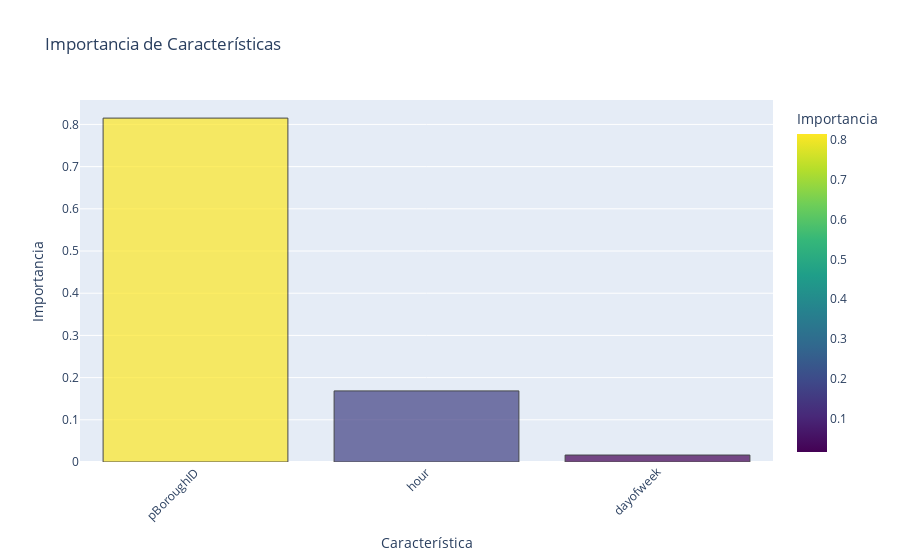

The cell this chart's notebook holds for it:
### Code cell
# Obtenemos la importancia de las características desde el modelo
feature_importance = xgb_model.feature_importances_

# Creamos un DataFrame con las características y su importancia
feature_importance_df = pd.DataFrame({'Feature': X.columns, 'Importance': feature_importance})

# Ordenamos el DataFrame por importancia descendente
feature_importance_df = feature_importance_df.sort_values(by='Importance', ascending=False)

# Creamos gráfico de barras con Plotly Express
fig = px.bar(feature_importance_df, x='Feature', y='Importance',
             labels={'Importance': 'Importancia'},
             title='Importancia de Características',
             color='Importance',
             color_continuous_scale='Viridis')

# Agregamos líneas separadoras entre las barras (bordes negros)
fig.update_traces(marker_line_color='black', marker_line_width=1, opacity=0.7)

# Configuramos el diseño del gráfico
fig.update_layout(
    xaxis_title='Característica',
    yaxis_title='Importancia',
    xaxis=dict(tickangle=-45),
)

# Mostramos el gráfico
fig.show()

### Figure 1 — Plotly figure (JSON) as saved in the notebook; plotly's stock layout.template omitted (floating-point values rounded to 4 significant figures)
{"data": [{"alignmentgroup": "True", "hovertemplate": "Feature=%{x}<br>Importancia=%{marker.color}<extra></extra>", "legendgroup": "", "marker": {"color": [0.815, 0.1685, 0.0165], "coloraxis": "coloraxis", "line": {"color": "black", "width": 1}, "pattern": {"shape": ""}}, "name": "", "offsetgroup": "", "opacity": 0.7, "orientation": "v", "showlegend": false, "textposition": "auto", "type": "bar", "x": ["pBoroughID", "hour", "dayofweek"], "xaxis": "x", "y": [0.815, 0.1685, 0.0165], "yaxis": "y"}], "layout": {"barmode": "relative", "coloraxis": {"colorbar": {"title": {"text": "Importancia"}}, "colorscale": [[0, "#440154"], [0.1111, "#482878"], [0.2222, "#3e4989"], [0.3333, "#31688e"], [0.4444, "#26828e"], [0.5556, "#1f9e89"], [0.6667, "#35b779"], [0.7778, "#6ece58"], [0.8889, "#b5de2b"], [1, "#fde725"]]}, "legend": {"tracegroupgap": 0}, "title": {"text": "Importancia de Características"}, "xaxis": {"anchor": "y", "domain": [0, 1], "tickangle": -45, "title": {"text": "Característica"}}, "yaxis": {"anchor": "x", "domain": [0, 1], "title": {"text": "Importancia"}}}}
